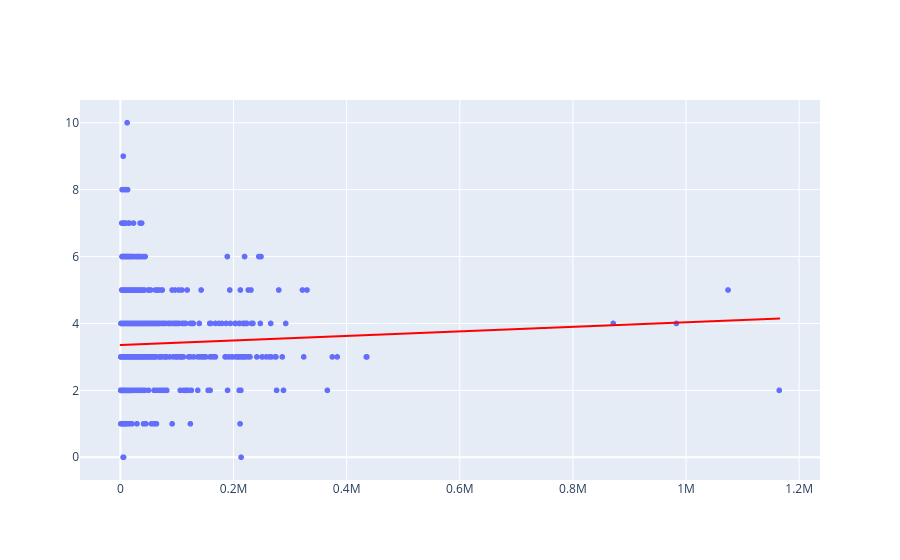

Notebook code for this chart:
### Code cell
grafico1 = px.scatter(x = X_casas_teste.to_numpy().ravel(), y = y_casas_teste)
grafico2 = px.line(x = X_casas_teste.to_numpy().ravel(), y = previsoes_teste)
grafico2.data[0].line.color = 'red'
grafico3 = go.Figure(data=grafico1.data + grafico2.data)
grafico3.show()

### Figure 1 — Plotly figure (JSON) as saved in the notebook; plotly's stock layout.template omitted (floating-point values rounded to 4 significant figures; data arrays with more than 128 entries replaced by an {"elided": "..."} marker saying what was removed)
{"data": [{"hovertemplate": "x=%{x}<br>y=%{y}<extra></extra>", "legendgroup": "", "marker": {"color": "#636efa", "symbol": "circle"}, "mode": "markers", "name": "", "showlegend": false, "type": "scattergl", "x": {"elided": "6484 int values"}, "xaxis": "x", "y": {"elided": "6484 int values"}, "yaxis": "y"}, {"hovertemplate": "x=%{x}<br>y=%{y}<extra></extra>", "legendgroup": "", "line": {"color": "red", "dash": "solid"}, "marker": {"symbol": "circle"}, "mode": "lines", "name": "", "showlegend": false, "type": "scattergl", "x": {"elided": "6484 int values"}, "xaxis": "x", "y": {"elided": "6484 float values"}, "yaxis": "y"}], "layout": {}}
